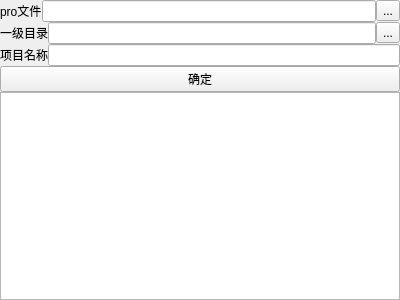
<?xml version="1.0" encoding="UTF-8"?>
<ui version="4.0">
 <class>MainWindow</class>
 <widget class="QMainWindow" name="MainWindow">
  <property name="geometry">
   <rect>
    <x>0</x>
    <y>0</y>
    <width>400</width>
    <height>300</height>
   </rect>
  </property>
  <property name="windowTitle">
   <string>MainWindow</string>
  </property>
  <widget class="QWidget" name="centralWidget">
   <layout class="QVBoxLayout" name="verticalLayout">
    <property name="spacing">
     <number>0</number>
    </property>
    <property name="leftMargin">
     <number>0</number>
    </property>
    <property name="topMargin">
     <number>0</number>
    </property>
    <property name="rightMargin">
     <number>0</number>
    </property>
    <property name="bottomMargin">
     <number>0</number>
    </property>
    <item>
     <layout class="QHBoxLayout" name="horizontalLayout">
      <property name="spacing">
       <number>0</number>
      </property>
      <item>
       <widget class="QLabel" name="label">
        <property name="text">
         <string>pro文件</string>
        </property>
       </widget>
      </item>
      <item>
       <widget class="QLineEdit" name="pro_fullpath"/>
      </item>
      <item>
       <widget class="QToolButton" name="select_pro_fullpath">
        <property name="text">
         <string>...</string>
        </property>
       </widget>
      </item>
     </layout>
    </item>
    <item>
     <layout class="QHBoxLayout" name="horizontalLayout_2">
      <property name="spacing">
       <number>0</number>
      </property>
      <item>
       <widget class="QLabel" name="lable_2">
        <property name="text">
         <string>一级目录</string>
        </property>
       </widget>
      </item>
      <item>
       <widget class="QLineEdit" name="dir_name"/>
      </item>
      <item>
       <widget class="QToolButton" name="select_dir_name">
        <property name="text">
         <string>...</string>
        </property>
       </widget>
      </item>
     </layout>
    </item>
    <item>
     <layout class="QHBoxLayout" name="horizontalLayout_3">
      <property name="spacing">
       <number>0</number>
      </property>
      <item>
       <widget class="QLabel" name="label_3">
        <property name="text">
         <string>项目名称</string>
        </property>
       </widget>
      </item>
      <item>
       <widget class="QLineEdit" name="project_name"/>
      </item>
     </layout>
    </item>
    <item>
     <widget class="QPushButton" name="do_button">
      <property name="text">
       <string>确定</string>
      </property>
     </widget>
    </item>
    <item>
     <widget class="QTextBrowser" name="textBrowser"/>
    </item>
   </layout>
  </widget>
  <widget class="QMenuBar" name="menuBar">
   <property name="geometry">
    <rect>
     <x>0</x>
     <y>0</y>
     <width>400</width>
     <height>22</height>
    </rect>
   </property>
  </widget>
 </widget>
 <layoutdefault spacing="6" margin="11"/>
 <resources/>
 <connections/>
</ui>
